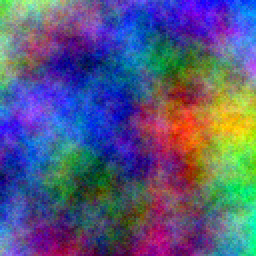
%> input picture teksturos/dirbtine.png, 128 x 128 px (shown 2 times larger)
$ octave glcm.m   (GNU Octave 9; MATLAB toolbox functions it lacks are replaced by stand-ins)
%> lines starting %> are read from the running program, lines starting %| are printed output that depends on the picture
clc;    % Clear the command window.
close all;  % Close all figures (except those of imtool.)
clear all;  % Erase all existing variables.
workspace;  % Make sure the workspace panel is showing.

dirbtine = imread('/teksturos/dirbtine.png');
%> dirbtine is the input picture: size 128x128x3 uint8; mean R, G, B 86.6, 88.6, 126.2
sky = imread('teksturos/clear_sky.png');
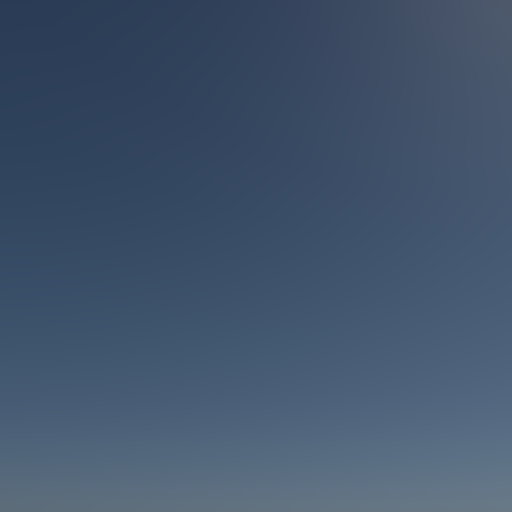
%> input picture teksturos/clear_sky.png, 512 x 512 px
%> sky is the input picture: size 512x512x3 uint8; mean R, G, B 65.7, 84.6, 108.3
grass = imread('teksturos/grass.jpg');
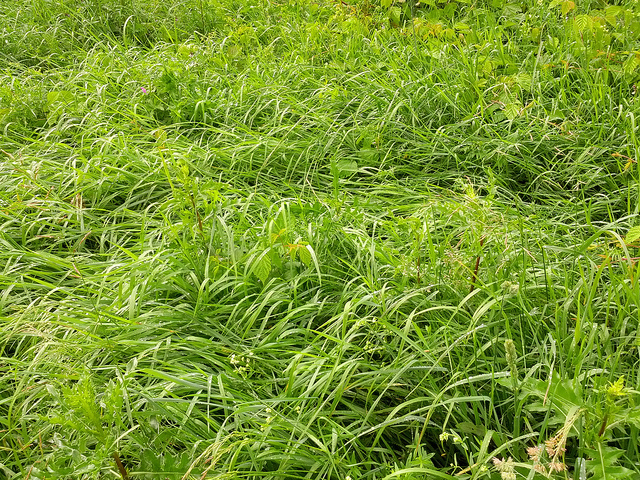
%> input picture teksturos/grass.jpg, 640 x 480 px
%> grass is the input picture: size 480x640x3 uint8; mean R, G, B 122.2, 151.9, 47.4
% figure;imshow(dirbtine);
% figure;imshow(sky);
% figure;imshow(grass);

% offsets explained https://se.mathworks.com/help/images/specify-offset-used-in-glcm-calculation.html
% possible offset [0 1; -1 1; -1 0; -1 -1]
OFFSET = [0 1; 0 2; 0 3; 0 4;...
           -1 1; -2 2; -3 3; -4 4;...
           -1 0; -2 0; -3 0; -4 0;...
           -1 -1; -2 -2; -3 -3; -4 -4];
GLCM_dirbtine = graycomatrix(rgb2gray(dirbtine),'Offset', OFFSET);
GLCM_sky = graycomatrix(rgb2gray(sky),'Offset', OFFSET);
GCLM_grass = graycomatrix(rgb2gray(grass),'Offset', OFFSET);

%> (the run ends here)
